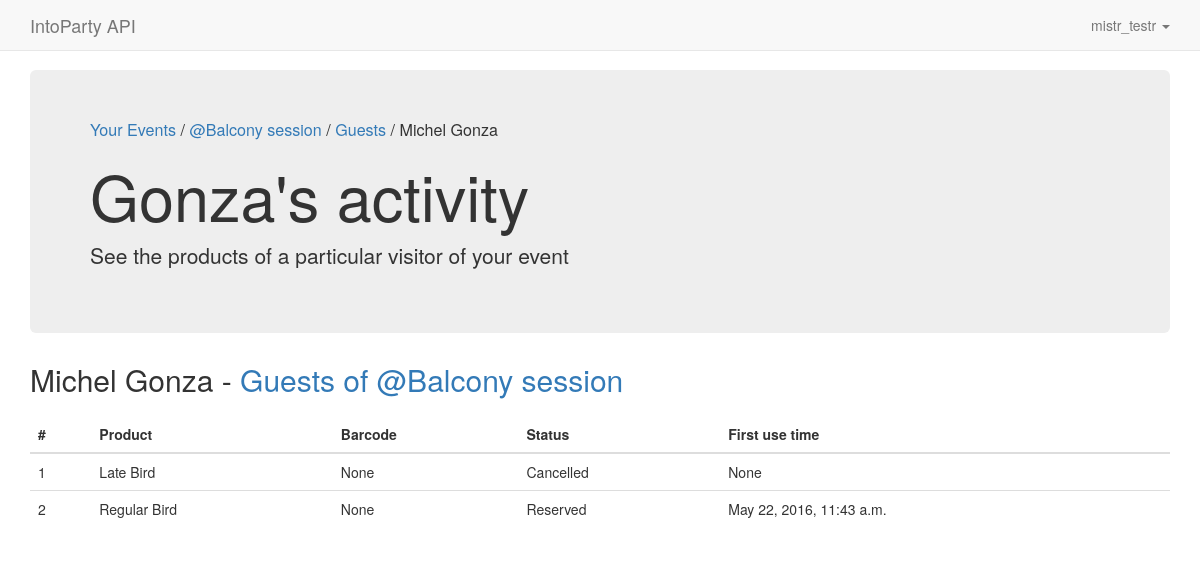
The app's page /events/1/guests/2/products (signed in) with its own data.
### web/models.py (models this page shows, shortened)
class Event(models.Model):
  name = models.CharField(max_length=200)
  organizer = models.ForeignKey(User)
  location = models.CharField(max_length=100, blank=True)
  description = models.TextField(default='', blank=True)
  STATUS_CHOICES = (
      ('OP', 'Open'),
      ('CL', 'Closed'),
      ('IO', 'Invite Only'),
      ('IN', 'Invisible'),
    )
  status =  models.CharField(max_length=2, choices=STATUS_CHOICES, default='IN')
  start_time = models.DateTimeField(default=timezone.now)
  end_time =  models.DateTimeField()
  facebook_share_img_url = models.URLField(default='', blank=True)
  ticketshop_url = models.URLField(default='', blank=True)
  sold_out = models.BooleanField(default=False)

class Guest(models.Model):
  event = models.ForeignKey(Event, on_delete=models.CASCADE)
  user = models.ForeignKey(User)

class Product(models.Model):
  guest = models.ForeignKey(Guest, on_delete=models.CASCADE)
  event_product = models.ForeignKey(EventProduct, on_delete=models.CASCADE)
  STATUS_CHOICES = (
      ('PE', 'Pending'),
      ('RE', 'Reserved'),
      ('TO', 'Timed out'),
      ('PP', 'Prending payment'),
      ('CA', 'Cancelled'),
      ('VA', 'Valid'),
      ('US', 'Used'),
      ('RV', 'Revoked'),
    )
  status =  models.CharField(max_length=2, choices=STATUS_CHOICES, default='PE')
  first_use_time = models.DateTimeField(null=True, blank=True)
  barcode = models.CharField(max_length=50, null=True, blank=True)

class EventProduct(models.Model):
  event = models.ForeignKey(Event, on_delete=models.CASCADE)
  name = models.CharField(max_length=200)
  price = models.DecimalField(max_digits=6, decimal_places=2)

### web/views.py (the view)
# urls.py: url(r'^events/(?P<event_id>[0-9]+)/guests/(?P<guest_id>[0-9]+)/products$', views.guest_products, name='guest_products'),
@login_required
def guest_products(request, event_id, guest_id):
  event = get_event_or_404(request.user, event_id)
  guest = get_object_or_404(Guest, pk=guest_id)
  guest.fullname = guest.user.first_name + ' ' + guest.user.last_name
  g_products = guest.product_set.all()
  context = {
    'event' : event,
    'guest' : guest,
    'g_products' : g_products,
  }
  return render(request, 'web/guest_products.html', context)

### web/templatetags/breadcrumbs.py (called while the page is built, shortened)
@register.tag
def breadcrumb(parser, token):
  return BreadcrumbNode(token.split_contents()[1:])

@register.tag
def breadcrumb_url(parser, token):
  bits = token.split_contents()
  if len(bits)==2:
    return breadcrumb(parser, token)
  title = bits.pop(1)
  token.contents = ' '.join(bits)
  url_node = url(parser, token)
  return UrlBreadcrumbNode(title, url_node)

def create_crumb(title, url=None):
  crumb = "/"
  if url:
    crumb = "<a href='%s'>%s</a> %s" % (url, title, crumb)
  else:
    crumb = "%s" %  (title)
  return crumb

  def render(self, context):
    title = self.vars[0].var
    if title.find("'")==-1 and title.find('"')==-1:
      try:
        val = self.vars[0]
        title = val.resolve(context)
      except:
        title = ''
    else:
      title=title.strip("'").strip('"')
      title=smart_text(title)
    url = None
    return create_crumb(title, url)

  def render(self, context):
    title = self.title.var
    if title.find("'")==-1 and title.find('"')==-1:
      try:
        val = self.title
        title = val.resolve(context)
      except:
        title = ''
    else:
      title=title.strip("'").strip('"')
      title=smart_text(title)
    url = self.url_node.render(context)
    return create_crumb(title, url)

### web/views.py (called while the page is built)
def get_event_or_404(user, event_id):
  event = get_object_or_404(Event, pk=event_id)
  if (event.organizer != user):
    raise Http404("Event does not exist")
  else:
    return event

### web/templates/web/guest_products.html (shortened to what this page needs)
{% extends 'web/base.html' %}
{% load breadcrumbs %}
{% block bread %}
  {% breadcrumb_url 'Your Events' 'events' %}
  {% breadcrumb_url event.name 'single_event' event_id=event.id %}
  {% breadcrumb_url 'Guests' 'guests' event_id=event.id %}
  {% breadcrumb guest.fullname %}
{% endblock %}
{% block jumbo %}
  <h1>{{guest.user.last_name}}'s activity</h1>
  <p>See the products of a particular visitor of your event</p>
{% endblock %}
{% block content %}
 <h2>{{ guest.fullname }} - <a href="{% url 'guests' event_id=event.id %}">Guests of {{ event.name }}</a></h2>
  <table class="mt-20 table">
    <thead>
      <tr>
        <th>#</th>
        <th>Product</th>
        <th>Barcode</th>
        <th>Status</th>
        <th>First use time</th>
      </tr>
    </thead>
    <tbody>
      {% for prod in g_products %}
        <tr>
          <td>{{ forloop.counter }}</td>
          <td>{{ prod.event_product.name }}</td>
          <td>{% if prod.barcode %}{{ prod.barcode }}{% else %}None{% endif %}</td>
          <td>{{ prod.get_status_display }}</td>
          <td>{{ prod.first_use_time }}</td>
        </tr>
      {% endfor %}
    </tbody>
  </table>
{% endblock %}

### web/templates/web/base.html (shortened to what this page needs)
{% load staticfiles %}
<!DOCTYPE html>
<html lang="en">
<head>
  <link rel="stylesheet" type="text/css" href="{% static 'web/css/style.css' %}" >
  <link rel="stylesheet" href="http://maxcdn.bootstrapcdn.com/bootstrap/3.3.6/css/bootstrap.min.css">
</head>
<body>
<nav class="navbar navbar-default navbar-fixed-top">
  <div class="container">
    <div class="navbar-header">
      <a class="navbar-brand" href="/">IntoParty API</a>
    </div>
    <ul class="nav navbar-nav navbar-right">
      <li class="dropdown">
        <a href="#" class="dropdown-toggle" data-toggle="dropdown" role="button" aria-haspopup="true" aria-expanded="false">{{ user.username }} <span class="caret"></span></a>
      </li>
    </ul>
  </div>
</nav>
<div class="container">
  <div class="jumbotron">
    <p class="route">{% block bread %}{% endblock %}</p>
    {% block jumbo %}{% endblock %}
  </div>
  {% block content %}{% endblock %}
</div>
</body>
</html>

### web/static/web/css/style.css (style rules this page uses)
body { padding-top: 70px; }
.mt-20 { margin-top: 20px; }
.jumbotron .route { font-size: 115%; }

### records on screen
Event: name+id "@Balcony session /", id "Guests /", name "@Balcony session"
Guest: fullname "Michel Gonza", user.last_name "Gonza"
Product: event_product.name "Late Bird", barcode "None", status "Cancelled", first_use_time "None"
Product: event_product.name "Regular Bird", barcode "None", status "Reserved", first_use_time "May 22, 2016, 11:43 a.m."

### other values on screen
{{ user.username }} "mistr_testr"
